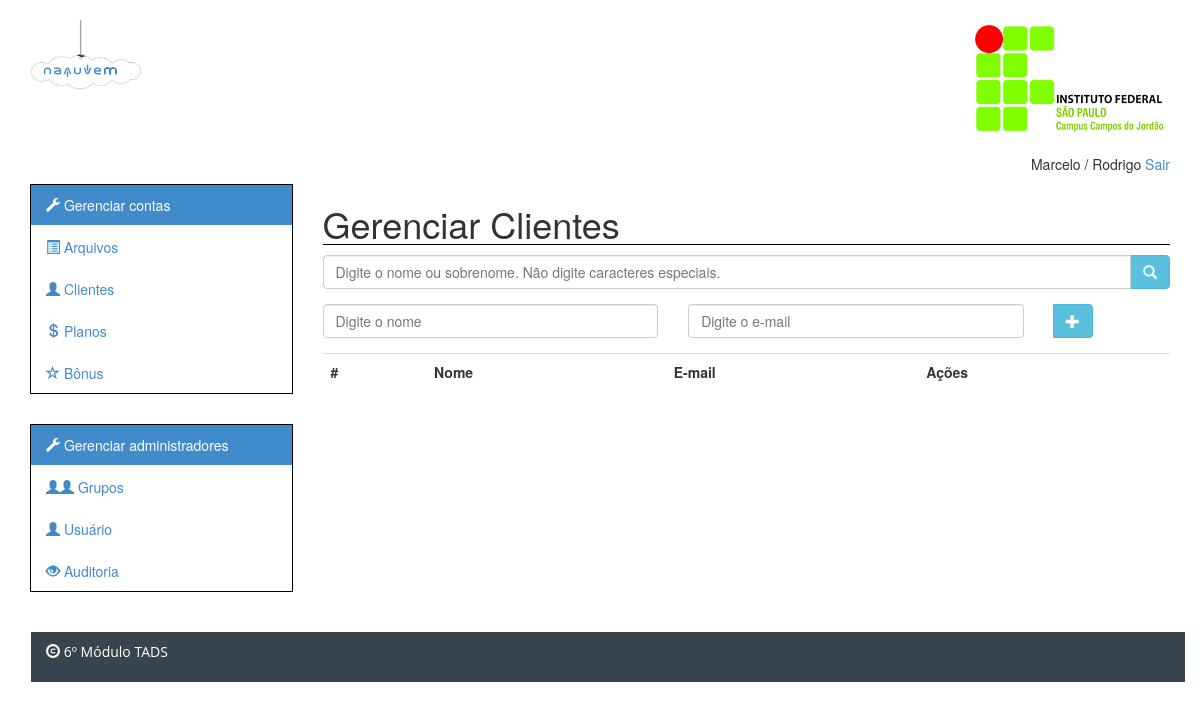
/index.php/adm_cliente/listar, run on an earlier commit of the app's database.
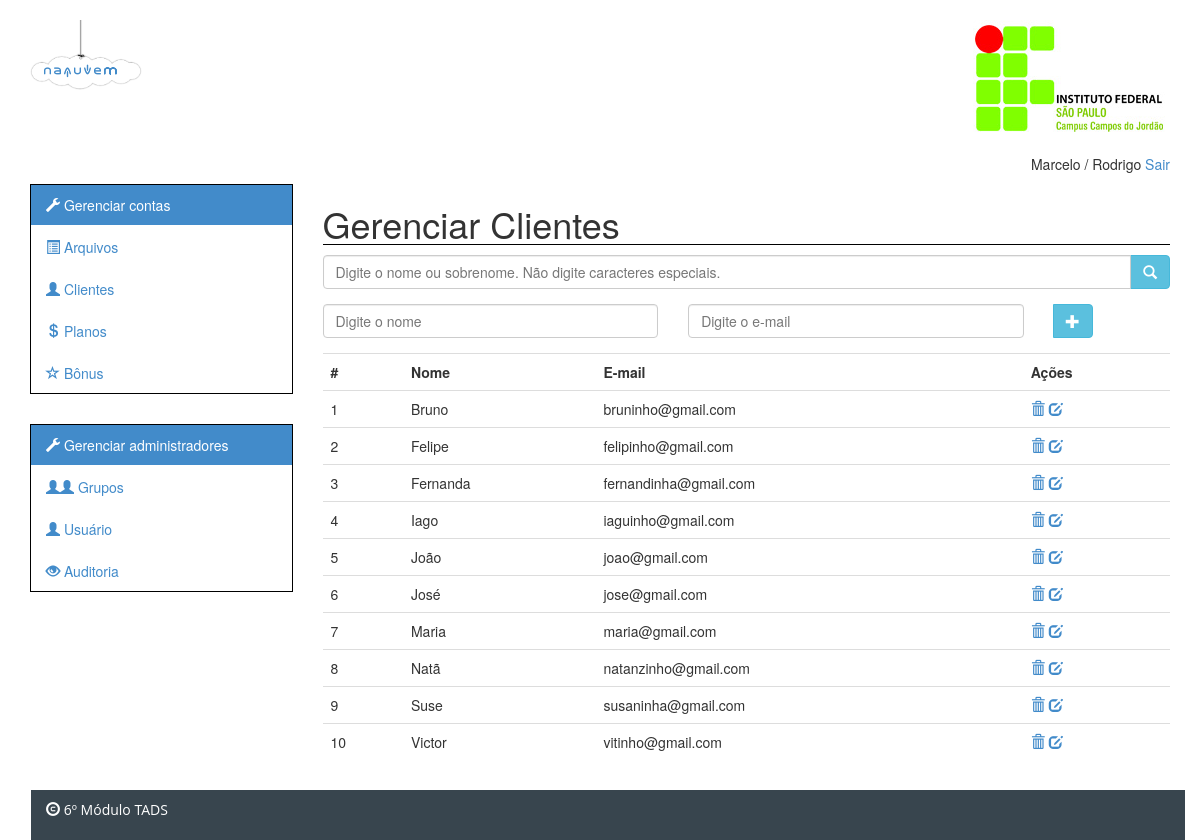
And on a later commit of the database.
### tables this page shows
CREATE TABLE IF NOT EXISTS `clientes` (
  `codigo` INT NOT NULL AUTO_INCREMENT,
  `nome` VARCHAR(45) NOT NULL,
  `email` VARCHAR(45) NOT NULL,
  `senha` VARCHAR(12) NOT NULL,
  `espaco_total` BIGINT NOT NULL,
  `espaco_utilizado` BIGINT NOT NULL,
  PRIMARY KEY (`codigo`));

### src/application/controllers/adm_cliente.php (called while the page is built, shortened)
<?php if ( ! defined('BASEPATH')) exit('No direct script access allowed');
class Adm_Cliente extends CI_Controller {
	public function listar($pesquisa = null)
	{
		$this->load->model('ClienteModel', 'clientes');
		if(!$pesquisa)
			$clientes = $this->clientes->get();
		else
			$clientes = $this->clientes->get_nome($pesquisa);
		$dados = array(
			'clientes' => $clientes
		);
		$modulo = array('modulo' => 'adm_cliente');
		$this->load->view('adm/layout/header');
		$this->load->view('adm/layout/menu');
		$this->load->view('adm/cliente/listar', $dados);
		$this->load->view('adm/layout/footer', $modulo);
	}
}

### src/index.php (called while the page is built, shortened)
<?php
require_once BASEPATH.'core/CodeIgniter.php';

### src/application/models/clientemodel.php (called while the page is built, shortened)
<?php if (!defined('BASEPATH')) exit('No direct script access allowed');
	class ClienteModel extends CI_Model {
		public function get($codigo = NULL)
		{
			$this->db->order_by('nome');
			if(!$codigo)
			{
				$query = $this->db->get('clientes');
				return $query->result();
			}
			else
			{
				$where = array('codigo' => $codigo);
				$query = $this->db->get_where('clientes', $where);
				return $query->row();
			}
		}
	}
?>

### src/application/views/adm/cliente/listar.php (the view)
<section class = "col-sm-9" id = "content">
	<h1>Gerenciar Clientes</h1>
	<form action="#" class="form-horizontal" id = "frm_pesquisa">
	   <div class="input-group">
	      <input type="text" class="form-control focusedInput" name = "pesquisa" id = "pesquisa"
	      placeholder = "Digite o nome ou sobrenome. Não digite caracteres especiais.">
	      <span class="input-group-btn">
	        <button class="btn btn-info" type="button" id = "btn_pesquisa"><span id="search" class="glyphicon glyphicon-search"></span></button>
	      </span>
	    </div>
	</form>
			<form action="<?php echo site_url('adm_cliente/insere_cliente'); ?>" ethod = "post"
			id = "frm_cadastro">
				<div class="row">
					<div class="col-sm-5">
						<input type="text" class = "form-control required" name = "nome" id = "nome" placeholder = "Digite o nome"/>
					</div>
					<div class="col-sm-5">
						<input type="email" class = "form-control required" name = "email" id = "email" placeholder = "Digite o e-mail"/>
					</div>
					<span class="input-group-btn col-sm-2">
						<button class="btn btn-info" type = "submit" title = "Inserir novo cliente" alt = "Inserir novo cliente">
							<span class="glyphicon glyphicon-plus" ></span>
						</button>
					</span>
				</div>
			</form>
	<table class="table">
		<tr>
			<th>#</th>
			<th>Nome</th>
			<th>E-mail</th>
			<th>Ações</th>
		</tr>
		<?php
			$cont = 1;
			foreach($clientes as $cliente)
			{
		?>
				<tr>
						<td><?php echo $cont; ?></td>
						<td><?php echo $cliente->nome; ?></td>
						<td><?php echo $cliente->email; ?></td>
						<td>
							<a href="#" title="Excluir">
								<span class="glyphicon glyphicon-trash" tag = "<?php echo $cliente->codigo; ?>"></span>
							</a>
							<a href="<?php echo site_url('/adm_cliente/editar/' . $cliente->codigo); ?>" title="Editar">
								<span class="glyphicon glyphicon-edit"></span>
							</a>
						</td>
					</tr>
		<?
				$cont++;
			}
		?>
	</table>
</section>

### src/application/views/adm/layout/header.php (shortened to what this page needs)
<!DOCTYPE html>
<html>
	<head>
	<link rel = "stylesheet" type="text/css" href="<?php echo base_url('css/bootstrap.css'); ?>" />
	<link rel="stylesheet" href="<?php echo base_url('css/estilo_admin.css'); ?>" />
	<link rel="stylesheet" href="<?php echo base_url('js/zebra_dialog-master/public/css/flat/zebra_dialog.css'); ?>" type="text/css">
	</head>
	<body>
		<div class = "container" id = "index">
			<div class="row">
				<header class="top">
					<div class = "col-sm-3 col-xs-12">
						<a href="<?php echo site_url('adm/'); ?>" title="Nanuvem">
							<spam alt="Nanuvem" class="nanuvem-logo"></spam>
						</a>
					</div>
					<div class="col-sm-6 col-xs-12">
					</div>
					<div class="col-sm-3 col-xs-12 right">
						<img src="<?php echo base_url('img/logo-ifspcjo.jpg'); ?>" class = "hidden-xs"
						alt="IFSP-CJO" title = "IFSP-CJO" id = "logo-ifspcjo">
						<p id = "user_active">Marcelo / Rodrigo <a href="#">Sair</a></p>
					</div>
				</header>
			</div>
		</div>

### src/application/views/adm/layout/menu.php
<div class="container">
	<div class = "row">
		<nav class = "col-sm-3">
			<ul class="nav nav-pills nav-stacked menu" >
				<li class = "active"><a href ="#"><span class="glyphicon glyphicon glyphicon-wrench"></span> Gerenciar contas</a></li>
						<li><a href ="#"><span class="glyphicon glyphicon-list-alt"></span> Arquivos</a></li>
						<li><a href="<?php echo site_url('adm_cliente/listar'); ?>"><span class="glyphicon glyphicon-user"></span> Clientes</a></li>
						<li><a href="<?php echo site_url('adm_planos/listar'); ?>"><span class="glyphicon glyphicon-usd"></span> Planos</a></li>
						<li><a href="#"><span class="glyphicon glyphicon-star-empty"></span> Bônus</a></li>
			</ul>
			<ul class="nav nav-pills nav-stacked menu">
				<li class = "active"><a href ="#"><span class="glyphicon glyphicon glyphicon-wrench"></span> Gerenciar administradores</a></li>
						<li><a href ="#"><span class="glyphicon glyphicon-user"></span><span class="glyphicon glyphicon-user"></span> Grupos</a></li>
						<li><a href="#"><span class="glyphicon glyphicon-user"></span> Usuário</a></li>
						<li><a href="#"><span class="glyphicon glyphicon-eye-open"></span> Auditoria</a></li>
					</ul>
		</nav>

### src/application/views/adm/layout/footer.php (shortened to what this page needs)
			</div>
		</div>
		<div class="container">
			<footer class="row footer">
				<div class = "col-sm-12">
					<span class="glyphicon glyphicon-copyright-mark"></span> 6º Módulo TADS
				</div>
			</footer>
		</div>
	</body>
</html>

### src/css/estilo_admin.css (style rules this page uses)
.nanuvem-logo:before { font-family: 'nanuvem'; content: 'naNuvem'; padding-left: 14px; font-style: normal; font-weight: normal; letter-spacing: 3px; margin-right: 0.6em; }
.nanuvem-logo { display: block; width: 130px; border-radius: 5px; padding-top:25px; padding-bottom: 30px; font-size: 7px; text-shadow: 5px 5px 10px #fff; background-image: url("../img/bg-logo.png"); background-repeat: no-repeat; background-size: 86%; background-position: 0px -4px; line-height: 50px; }
.menu { border:1px solid #000; margin-bottom: 30px; }
.right { text-align: right; }
.top { height: 50px; padding-top: 20px; }
.footer { height: 50px; margin-top: 10px; margin-left: 1px; background-color: #38454e; padding-top: 10px; color:#FFF; font-family: 'Open Sans',"Helvetica Neue", Helvetica, Arial, sans-serif; }
h1 { border-bottom: 1px solid black; }
#user_active { padding-top: 20px; }
#frm_cadastro { padding: 15px 0px 15px 0px; }
.nav-pills > li > a { border-radius: 0px; }

What changed in the data, as far as the page shows it:
added clientes: nome "Bruno", email "bruninho@gmail.com"
added clientes: nome "Felipe", email "felipinho@gmail.com"
added clientes: nome "Fernanda", email "fernandinha@gmail.com"
added clientes: nome "Iago", email "iaguinho@gmail.com"
added clientes: nome "João", email "joao@gmail.com"
added clientes: nome "José", email "jose@gmail.com"
added clientes: nome "Maria", email "maria@gmail.com"
added clientes: nome "Natã", email "natanzinho@gmail.com"
added clientes: nome "Suse", email "susaninha@gmail.com"
added clientes: nome "Victor", email "vitinho@gmail.com"
